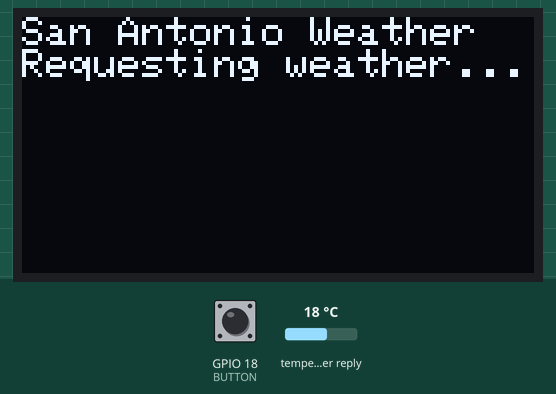
This sketch was run on a simulated ESP32. On the bench: 128×64 one-colour display. The inputs (shaded band) are chosen by the test bench; at power-on: GPIO 18 (BUTTON) HIGH, temperature in the weather reply 18 °C. WiFi joins after 1.5 s; servers stay silent unless stated; web services answer with replies made up by the test bench; what the sketch prints to the serial monitor is not drawn.

Above: at 1.6 s.
At 3.0 s:
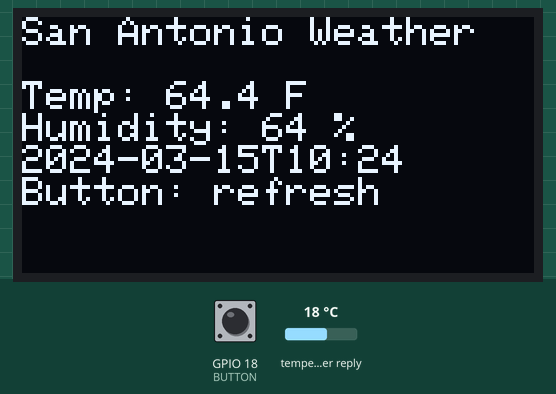
3.1 s: GPIO 18 (BUTTON) pulled LOW for 0.15 s
Timing chart, 0 to 6.1 s (numbered marks = the images above; inputs shaded):
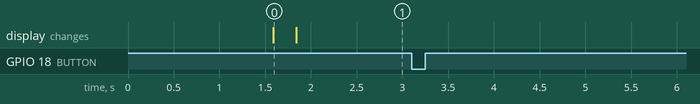

Measured:
- after the input at 3.1 s, every drawn part: stays the same

The sketch:

sketch.ino
```cpp
// Jacob Kebbel - SAR 3: San Antonio Internet Weather Display
#include <WiFi.h>
#include <HTTPClient.h>
#include <ArduinoJson.h>
#include <Wire.h>
#include <Adafruit_GFX.h>
#include <Adafruit_SSD1306.h>

Adafruit_SSD1306 oled(128, 64, &Wire, -1);
const int BUTTON = 18;
const unsigned long PERIOD = 60000, MIN_REQUEST = 10000;
const char* API = "http://api.open-meteo.com/v1/forecast?latitude=29.4241&longitude=-98.4936&current=temperature_2m,relative_humidity_2m&temperature_unit=fahrenheit&timezone=America%2FChicago";
unsigned long lastRequest = 0, changedAt = 0;
bool lastRaw = HIGH, stable = HIGH, firstRequest = true, displayReady = false;

void message(const char* text) {
  Serial.println(text);
  if (!displayReady) return;
  oled.clearDisplay(); oled.setCursor(0, 0);
  oled.println("San Antonio Weather"); oled.println(text); oled.display();
}

bool connectWiFi() {
  if (WiFi.status() == WL_CONNECTED) return true;
  message("Connecting WiFi...");
  WiFi.begin("Wokwi-GUEST", "", 6);
  unsigned long start = millis();
  while (WiFi.status() != WL_CONNECTED && millis() - start < 15000) delay(100);
  if (WiFi.status() != WL_CONNECTED) { message("WiFi timeout"); return false; }
  Serial.print("WiFi connected. IP: "); Serial.println(WiFi.localIP());
  return true;
}

void fetchWeather() {
  lastRequest = millis(); firstRequest = false;
  if (!connectWiFi()) return;
  message("Requesting weather...");
  HTTPClient http;
  http.setTimeout(10000);
  // HTTP is permitted by the assignment; no credentials are transmitted.
  if (!http.begin(API)) { message("HTTP begin failed"); return; }
  int status = http.GET();
  Serial.printf("HTTP status: %d\n", status);
  if (status != HTTP_CODE_OK) { http.end(); message("API request failed"); return; }
  String body = http.getString(); http.end();
  Serial.println("JSON response:"); Serial.println(body);
  JsonDocument doc;
  DeserializationError error = deserializeJson(doc, body);
  if (error) { message("Invalid JSON"); return; }
  JsonVariant t = doc["current"]["temperature_2m"];
  JsonVariant h = doc["current"]["relative_humidity_2m"];
  const char* time = doc["current"]["time"] | "";
  if (!t.is<float>() || !h.is<float>() || !time[0]) {
    message("Missing API fields"); return;
  }
  float temperature = t.as<float>(), humidity = h.as<float>();
  Serial.printf("Temperature: %.1f F | Humidity: %.0f %% | Time: %s\n", temperature, humidity, time);
  if (displayReady) {
    oled.clearDisplay(); oled.setCursor(0, 0);
    oled.println("San Antonio Weather"); oled.println();
    oled.printf("Temp: %.1f F\n", temperature);
    oled.printf("Humidity: %.0f %%\n", humidity);
    oled.println(time); oled.println("Button: refresh"); oled.display();
  }
}

void setup() {
  Serial.begin(115200); pinMode(BUTTON, INPUT_PULLUP);
  Wire.begin(21, 22);
  displayReady = oled.begin(SSD1306_SWITCHCAPVCC, 0x3C);
  if (displayReady) { oled.setTextSize(1); oled.setTextColor(SSD1306_WHITE); }
  else Serial.println("OLED initialization failed; Serial output remains available.");
  WiFi.mode(WIFI_STA);
  fetchWeather();
}

void loop() {
  unsigned long now = millis();
  bool raw = digitalRead(BUTTON);
  if (raw != lastRaw) { lastRaw = raw; changedAt = now; }
  if (now - changedAt >= 40 && raw != stable) {
    stable = raw;
    if (stable == LOW) {
      if (now - lastRequest >= MIN_REQUEST) fetchWeather();
      else Serial.println("Refresh limited: wait 10 seconds between requests.");
    }
  }
  if (firstRequest || millis() - lastRequest >= PERIOD) fetchWeather();
  delay(5);
}
```
